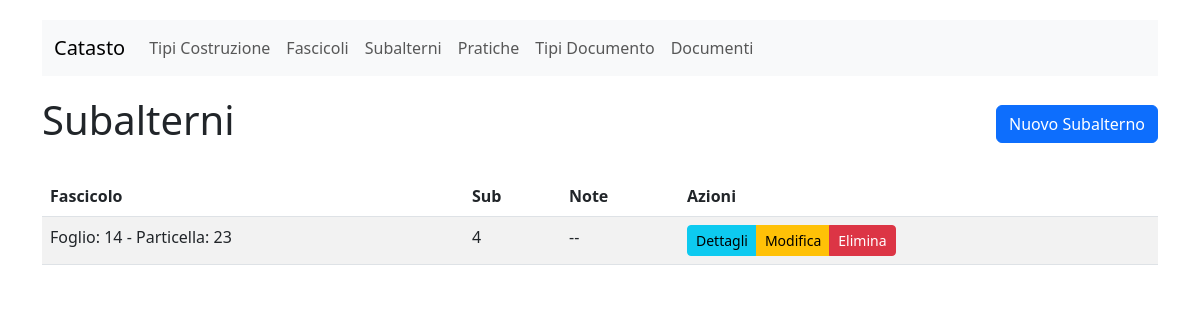
/catasto/subalterni/, run on the app's committed database.
### src/catasto/models.py (models this page shows, shortened)
class Subalterno(models.Model):
    fascicolo = models.ForeignKey(Fascicolo, on_delete=models.CASCADE)
    sub = models.CharField(max_length=20)
    note = models.TextField(blank=True, null=True)
    class Meta:
        verbose_name = "Subalterno"
        verbose_name_plural = "Subalterni"

class Fascicolo(models.Model):
    foglio = models.CharField(max_length=20)
    particella = models.CharField(max_length=20)
    tipo = models.ForeignKey(TipoCostruzione, on_delete=models.CASCADE, blank=True, null=True)
    indirizzo = models.CharField(max_length=100, blank=True, null=True)
    costruttore = models.CharField(max_length=100, blank=True, null=True)
    note = models.TextField(blank=True, null=True)
    class Meta:
        verbose_name = "Fascicolo"
        verbose_name_plural = "Fascicoli"
    def __str__(self):
        return f"Foglio: {self.foglio} - Particella: {self.particella}"

### src/catasto/views.py (the view)
# urls.py: path('subalterni/', SubalternoListView.as_view(), name='subalterno-list'),
class SubalternoListView(ListView):
    model = Subalterno
    template_name = 'catasto/subalterno_list.html'
    context_object_name = 'subalterni'

### src/catasto/templates/catasto/subalterno_list.html (shortened to what this page needs)
{% extends 'catasto/base.html' %}
{% block content %}
<div class="d-flex justify-content-between align-items-center mb-4">
    <h1>Subalterni</h1>
    <a href="{% url 'catasto:subalterno-create' %}" class="btn btn-primary">Nuovo Subalterno</a>
</div>
<div class="table-responsive">
    <table class="table table-striped table-hover">
        <thead>
            <tr>
                <th>Fascicolo</th>
                <th>Sub</th>
                <th>Note</th>
                <th>Azioni</th>
            </tr>
        </thead>
        <tbody>
            {% for subalterno in subalterni %}
            <tr>
                <td>{{ subalterno.fascicolo }}</td>
                <td>{{ subalterno.sub }}</td>
                <td>{{ subalterno.note|default:"--" }}</td>
                <td>
                    <div class="btn-group" role="group">
                        <a href="{% url 'catasto:subalterno-detail' subalterno.id %}" class="btn btn-sm btn-info">Dettagli</a>
                        <a href="{% url 'catasto:subalterno-update' subalterno.id %}" class="btn btn-sm btn-warning">Modifica</a>
                        <a href="{% url 'catasto:subalterno-delete' subalterno.id %}" class="btn btn-sm btn-danger">Elimina</a>
                    </div>
                </td>
            </tr>
            {% empty %}
            <tr>
                <td colspan="4" class="text-center">Nessun subalterno trovato.</td>
            </tr>
            {% endfor %}
        </tbody>
    </table>
</div>
{% endblock %}

### src/catasto/templates/catasto/base.html (style rules this page uses)
body { padding-top: 20px; padding-bottom: 20px; }

### data on the page
Subalterno: fascicolo "Foglio: 14 - Particella: 23", sub "4", note "--"
